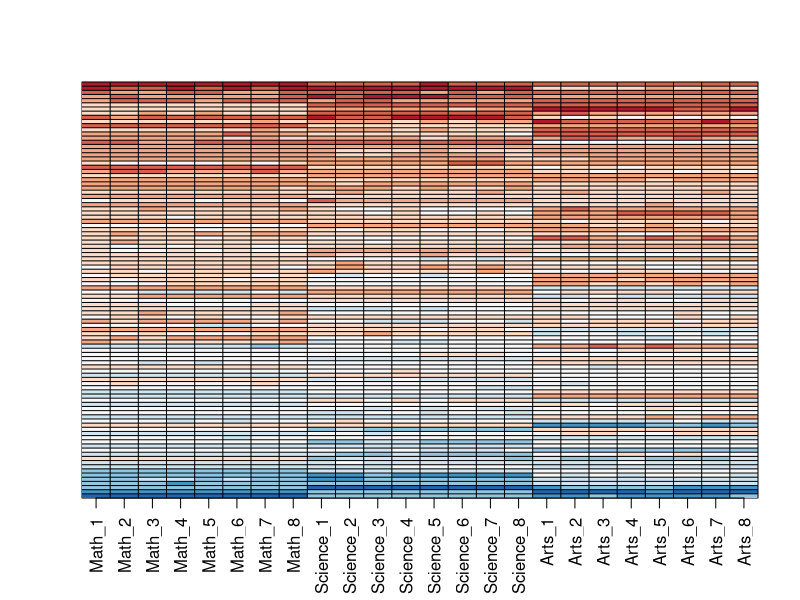
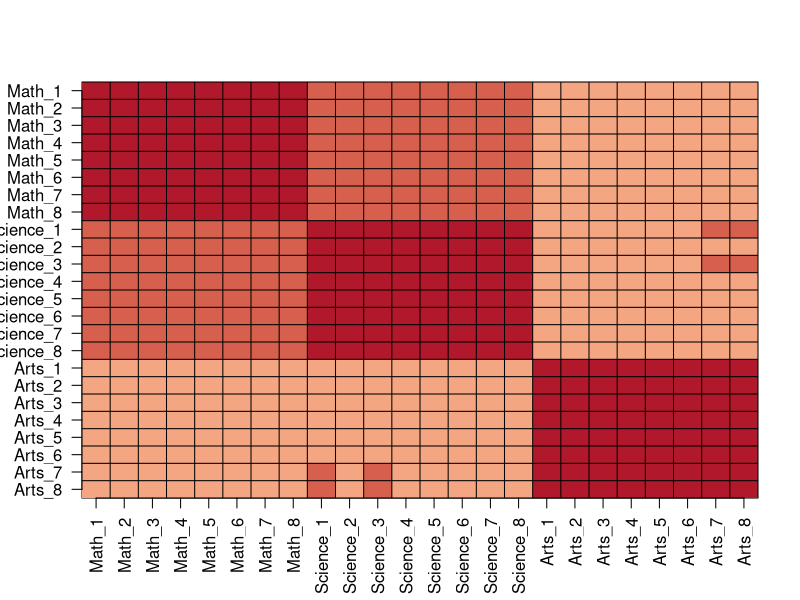
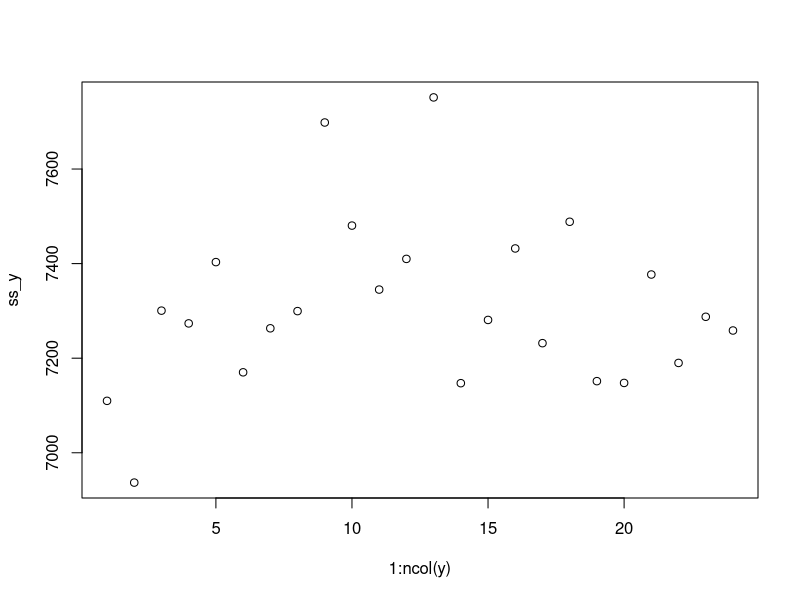
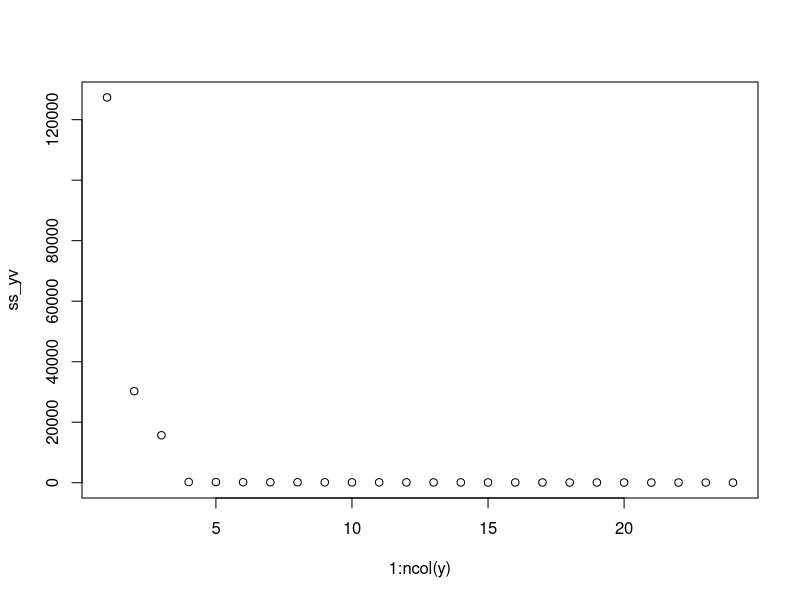
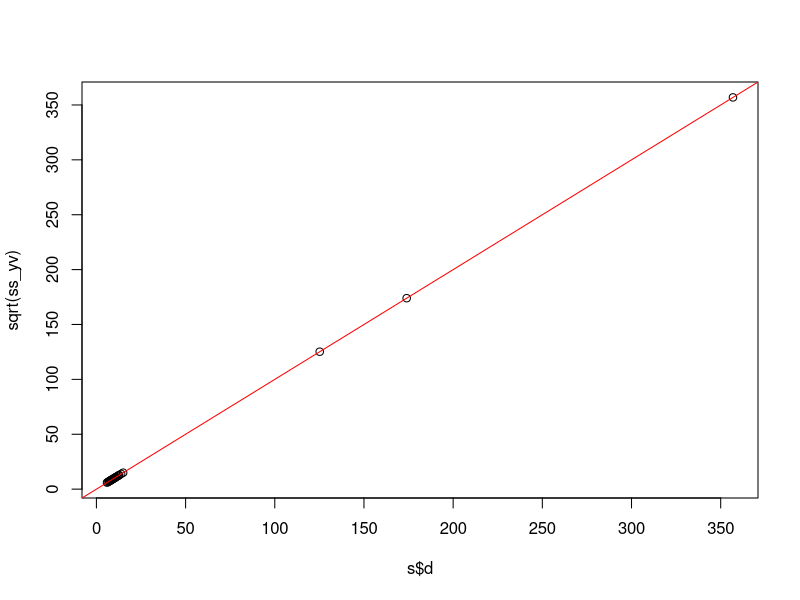
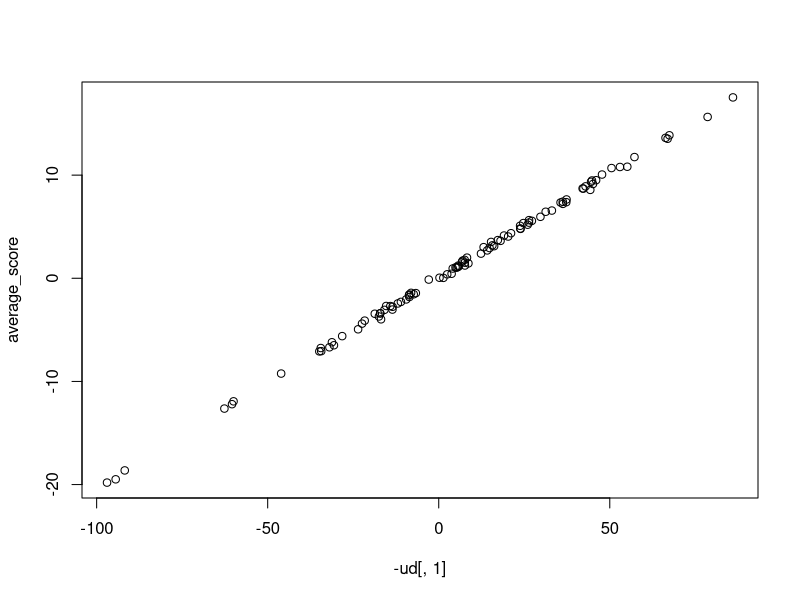
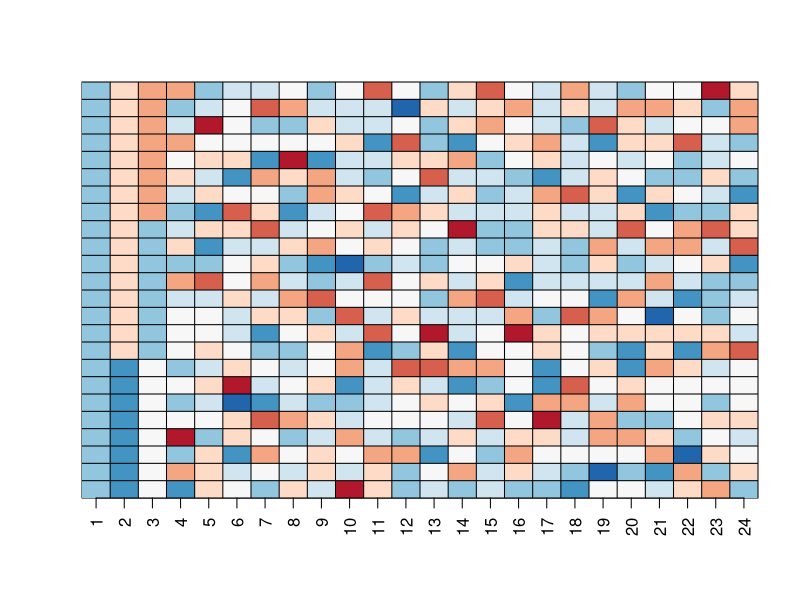
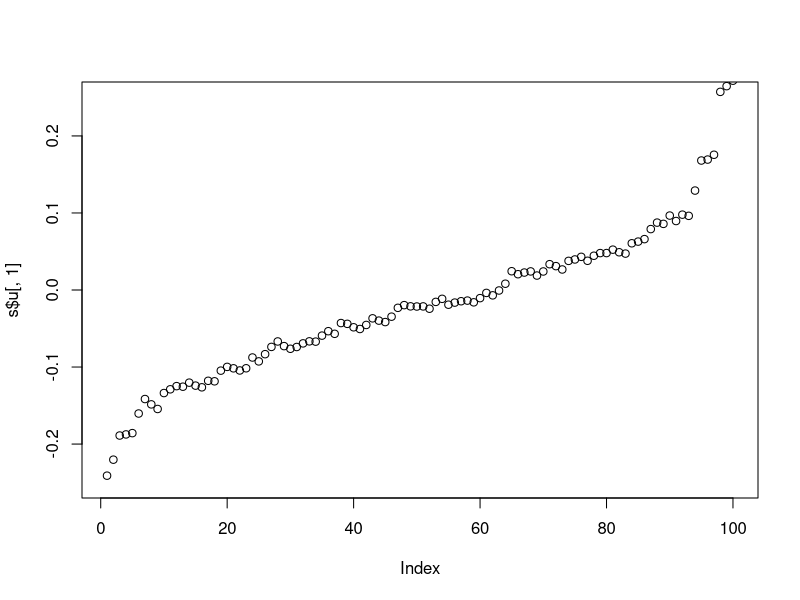

Generate these figures, in order, with R:
#----   Comprehension Check: Matrix Factorization    ----
library(tidyverse)
library(caret)
library(rpart)


seed <- 1987
if(R.version$version.string  == "R version 3.6.0 (2019-04-26)"){
 set.seed(seed, sample.kind = "Rounding")
} else {
 set.seed(seed)
}

# Number of students
n <- 100
k <- 8

Sigma <- 64  * matrix(c(1, .75, .5, .75, 1, .5, .5, .5, 1), 3, 3) 
m <- MASS::mvrnorm(n, rep(0, 3), Sigma)
m <- m[order(rowMeans(m), decreasing = TRUE),]
y <- m %x% matrix(rep(1, k), nrow = 1) + matrix(rnorm(matrix(n*k*3)), n, k*3)
colnames(y) <- c(paste(rep("Math",k), 1:k, sep="_"),
                 paste(rep("Science",k), 1:k, sep="_"),
                 paste(rep("Arts",k), 1:k, sep="_"))

dim(y)

#---    Q1      ---
my_image <- function(x, zlim = range(x), ...){
        colors = rev(RColorBrewer::brewer.pal(9, "RdBu"))
        cols <- 1:ncol(x)
        rows <- 1:nrow(x)
        image(cols, rows, t(x[rev(rows),,drop=FALSE]), xaxt = "n", yaxt = "n",
              xlab="", ylab="",  col = colors, zlim = zlim, ...)
        abline(h=rows + 0.5, v = cols + 0.5)
        axis(side = 1, cols, colnames(x), las = 2)
}

my_image(y)
# The students that test well are at the top of the image and there seem to be three groupings by subject.


#---    Q2      ---
my_image(cor(y), zlim = c(-1,1))
range(cor(y))
axis(side = 2, 1:ncol(y), rev(colnames(y)), las = 2)
# There is correlation among all tests, but higher if the tests are in science and math and even higher within each subject.


#---    Q3      ---
# SVD of y
s <- svd(y)
names(s)

y_svd <- s$u %*% diag(s$d) %*% t(s$v)
max(abs(y-y_svd))

y_yv <- s$u %*% diag(s$d)

# Sum of squares
ss_y <- diag(t(y) %*% y)

ss_yv <- diag(t(y_yv) %*% y_yv)


#---    Q4      ---
plot(1:ncol(y), ss_y)
plot(1:ncol(y), ss_yv)

# ss_yv is decreasing and close to 0 for the 4th column and beyond.


#---    Q5      ---
plot(s$d, sqrt(ss_yv))
abline(a = 0, b = 1, col = "red")
# UD is equal to YV


#---    Q6      ---
sum(ss_yv[1:3])/sum(ss_yv)


#---    Q7      ---
identical(s$u %*% diag(s$d), sweep(s$u, 2, s$d, FUN = "*"))


#---    Q8      ---
ud <- s$u %*% diag(s$d)
average_score <- rowMeans(y)

plot(-ud[,1], average_score)
# There is a linearly increasing relationship between the average score for each student and U1d1,1.


#---    Q9      ---
my_image(s$v)
# The first column is very close to being a constant, which implies that the first column of YV is the sum of the rows of Y
# multiplied by some constant, and is thus proportional to an average.


#---    Q10     ---
# Y=U_1 d_1,1 V^T_1 + U_2 d_2,2 V^⊤_2 + ⋯+ U_p d_p,p V^⊤_p
plot(s$u[,1], ylim = c(-0.25, 0.25))
plot(s$v[,1], ylim = c(-0.25, 0.25))
with(s, my_image((u[, 1, drop=FALSE]*d[1]) %*% t(v[, 1, drop=FALSE])))
my_image(y)


#---    Q11     ---
resid <- y - with(s,(u[, 1, drop=FALSE]*d[1]) %*% t(v[, 1, drop=FALSE]))
my_image(cor(resid), zlim = c(-1,1))
axis(side = 2, 1:ncol(y), rev(colnames(y)), las = 2)

plot(s$u[,2], ylim = c(-0.25, 0.25))
plot(s$v[,2], ylim = c(-0.25, 0.25))
with(s, my_image((u[, 2, drop=FALSE]*d[2]) %*% t(v[, 2, drop=FALSE])))
my_image(resid)


#---    Q12     ---
resid <- y - with(s,sweep(u[, 1:2], 2, d[1:2], FUN="*") %*% t(v[, 1:2]))
my_image(cor(resid), zlim = c(-1,1))
axis(side = 2, 1:ncol(y), rev(colnames(y)), las = 2)

plot(s$u[,3], ylim = c(-0.25, 0.25))
plot(s$v[,3], ylim = c(-0.25, 0.25))
with(s, my_image((u[, 3, drop=FALSE]*d[3]) %*% t(v[, 3, drop=FALSE])))
my_image(resid)


#---    Q13     ---
resid <- y - with(s,sweep(u[, 1:3], 2, d[1:3], FUN="*") %*% t(v[, 1:3]))
my_image(cor(resid), zlim = c(-1,1))
axis(side = 2, 1:ncol(y), rev(colnames(y)), las = 2)

y_hat <- with(s,sweep(u[, 1:3], 2, d[1:3], FUN="*") %*% t(v[, 1:3]))
my_image(y, zlim = range(y))
my_image(y_hat, zlim = range(y))
my_image(y - y_hat, zlim = range(y))
